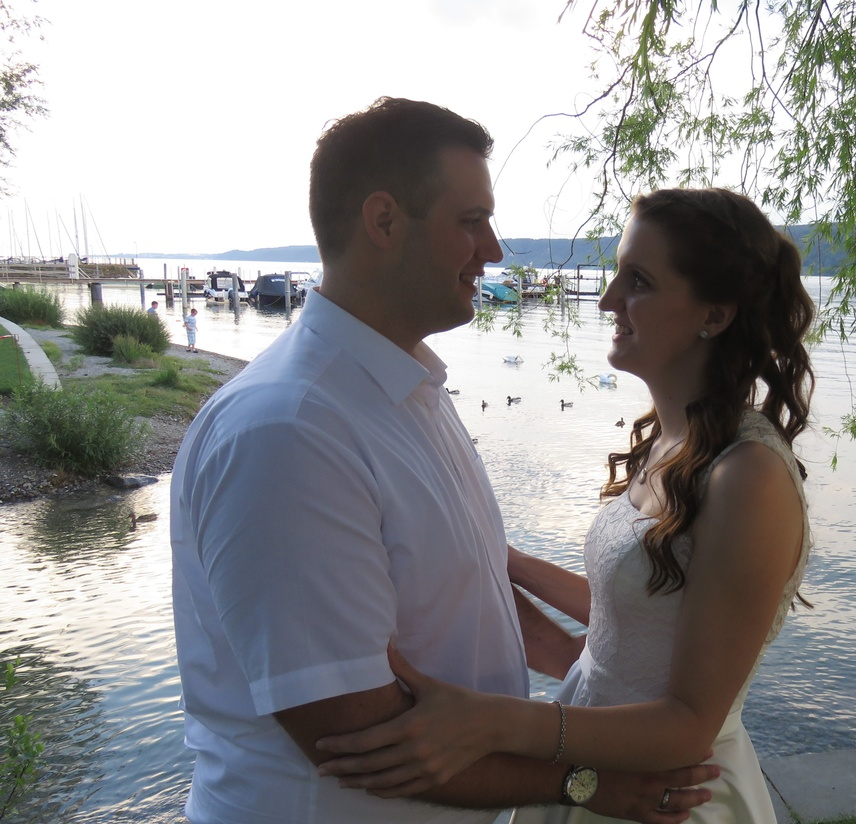
#> input picture Udacity/Homepage.jpg, 856 x 824 px, shrunk from 3191 x 3072 before the run
$ jupyter execute 02_1_edge_detection_sobel.ipynb
#> lines starting #> are read from the running program, lines starting #| are printed output that depends on the picture
[cell 1]
import cv2
import numpy as np
import matplotlib.pyplot as plt

[cell 2]
img = cv2.imread("Homepage.jpg")
#> img is the input picture: shape (824, 856, 3); mean B, G, R 142.7, 141.7, 142.5
img = cv2.cvtColor(img, cv2.COLOR_BGR2RGB)
gray = cv2.cvtColor(img, cv2.COLOR_RGB2GRAY)
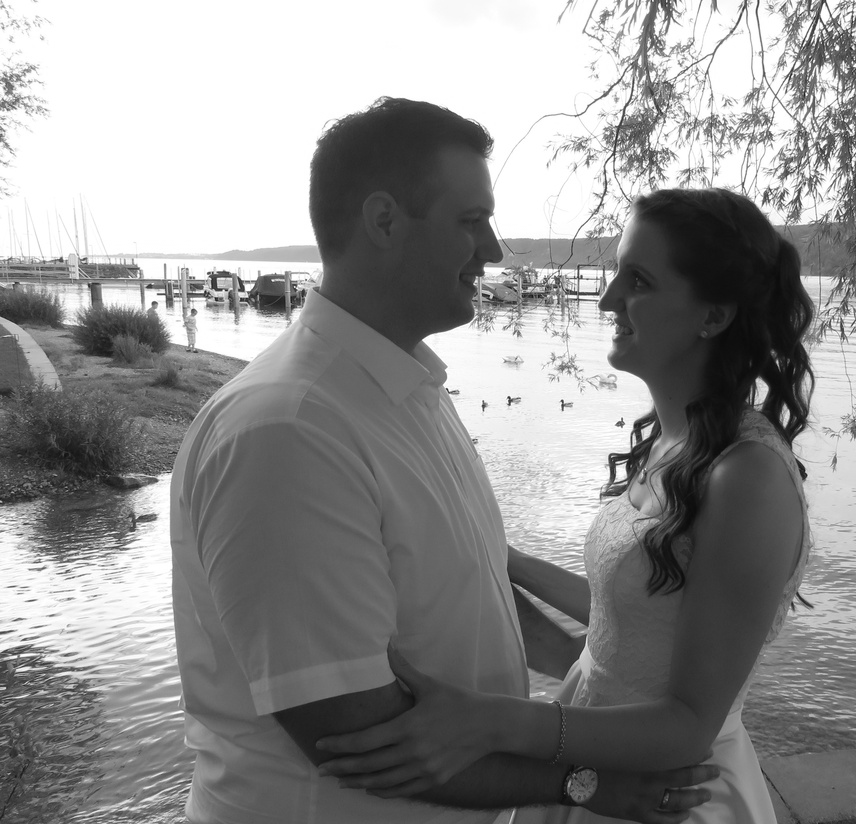
#> gray: shape (824, 856); min 9, max 255, mean 142
plt.imshow(gray, cmap='gray')

[cell 3]
sobel_x = np.array([[-1, 0, 1],
                   [-2, 0, 2],
                   [-1, 0, 1]])

sobel_y = np.array([[-1, -2, -1],
                   [0, 0, 0],
                   [1, 2, 1]])

filtered_x = cv2.filter2D(gray, -1, sobel_x)
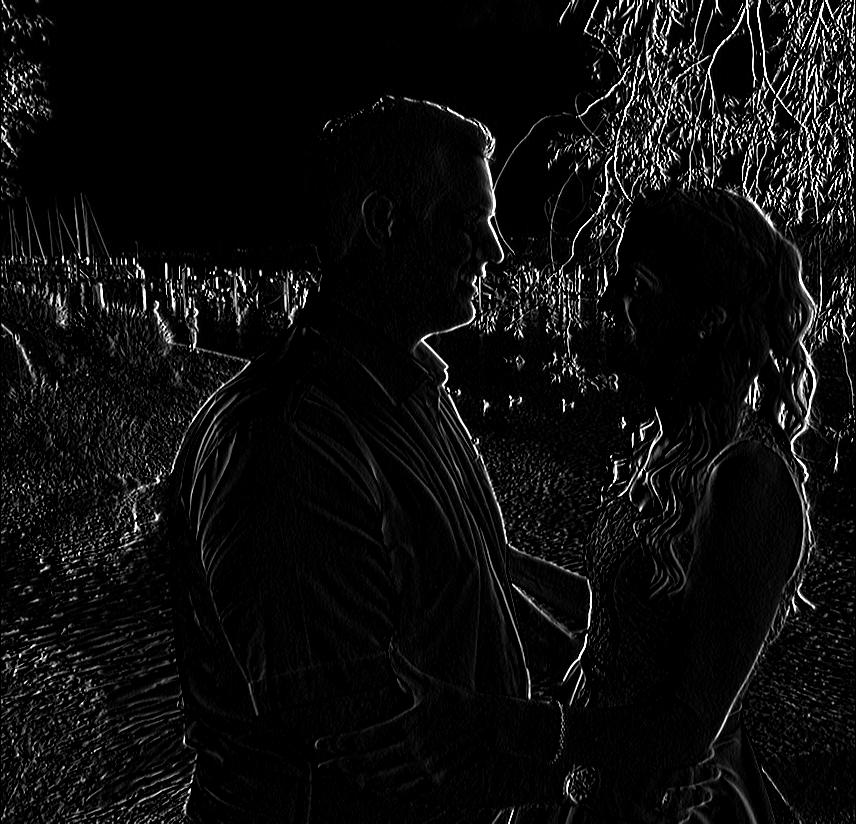
#> filtered_x: shape (824, 856); min 0, max 255, mean 14.2
filtered_y = cv2.filter2D(gray, -1, sobel_y)
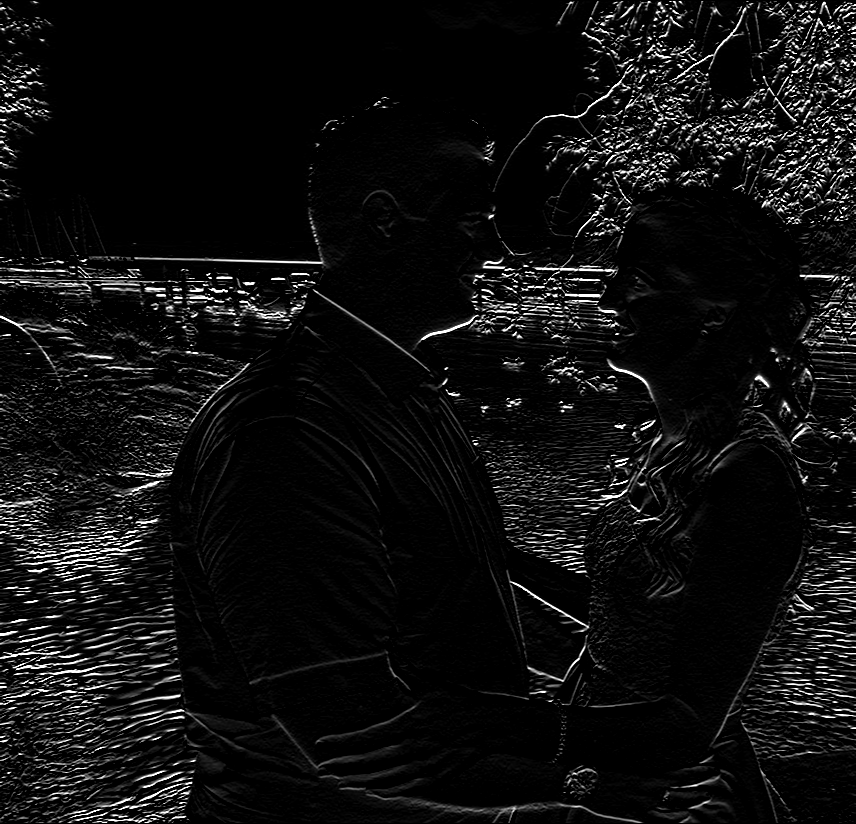
#> filtered_y: shape (824, 856); min 0, max 255, mean 15.6

filtered = filtered_x + filtered_y
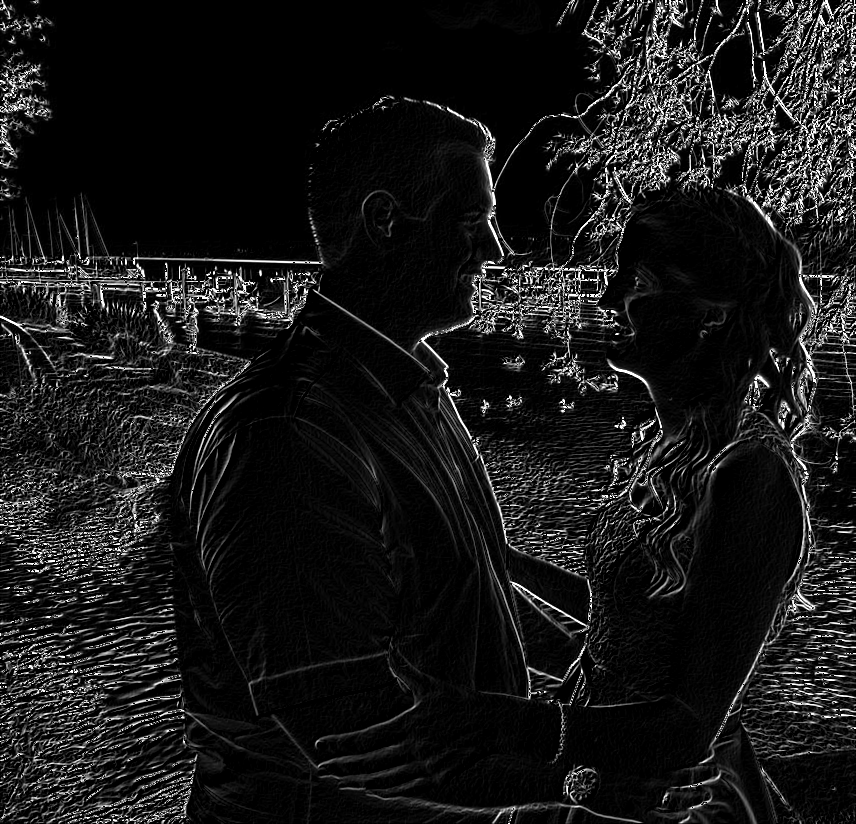
#> filtered: shape (824, 856); min 0, max 255, mean 24.6
plt.imshow(filtered, cmap='gray')
